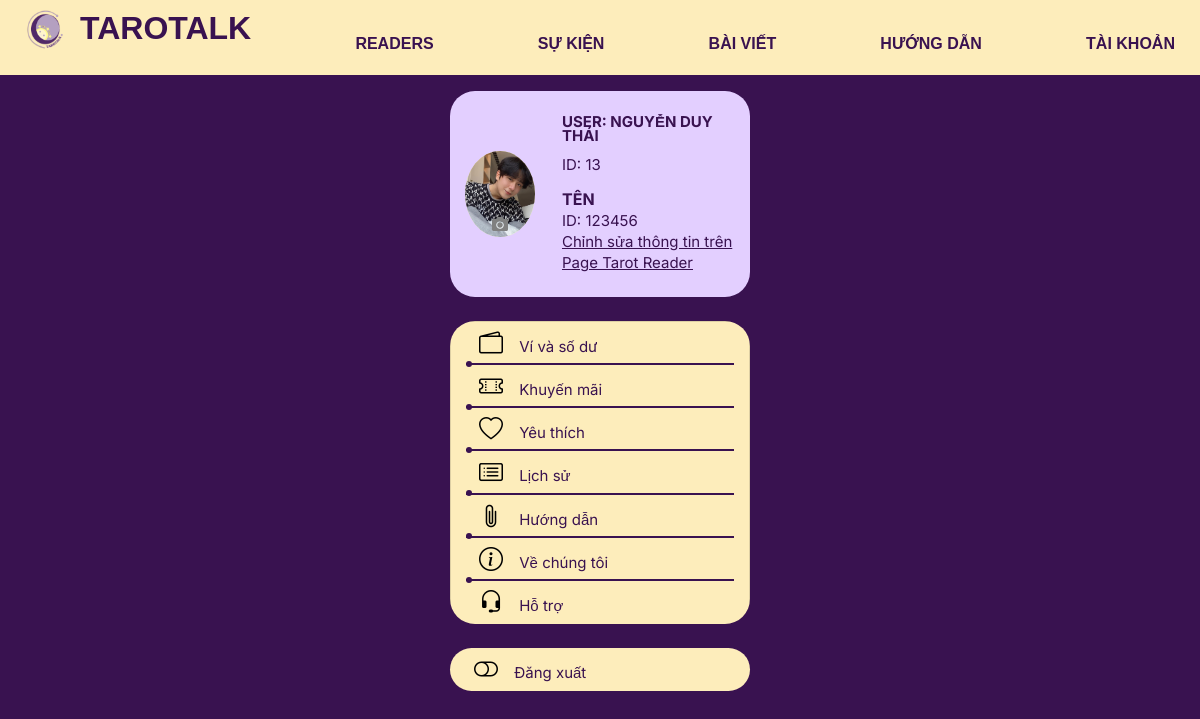
The app's page /account/ (signed in) with its own data.
### Tarot/models.py (models this page shows, shortened)
class User(AbstractUser):
    avatar = models.ImageField(upload_to='avatars/', null=True, blank=True , default='avatars/default_avatar.png')
    cover_page = models.ImageField(upload_to='cover_pages/', null=True, blank=True , default='cover_pages/banner.png')
    tarot_role = models.CharField(max_length=50, default= "Tarot Reading and AStrology")
    introduction = models.TextField(null=True)
    status = models.CharField(max_length=255, null=True)
    star_vote = models.IntegerField(null=True,default= 0)
    birth_date = models.DateField(null=True)
    email = models.EmailField(null=True)
    phone_number = models.CharField(max_length=10,null=True)
    istarot = models.BooleanField(default=False)

### Tarot/views.py (the view, shortened to what this page needs)
# urls.py: path("account/", views.Account.as_view(), name="account"),
class Account(View) :
    def get(self, request):
        isReader= request.user
        if request.user.is_authenticated and isReader.istarot:
            user = User.objects.get(id=request.user.id)
            return render(request, 'ReaderAccount.html', {'User': user })
        if request.user.is_authenticated :
            user = User.objects.get(id=request.user.id)
            return render(request, 'UpgradeAccount.html', {'User': user })
        return render(request, 'Account.html')

### Tarot/templates/ReaderAccount.html (shortened to what this page needs)
{% extends "base.html" %} {% load static %} {% block extra_css %}
<link rel="stylesheet" href="{% static 'libs/bootstrap-5.3.0-dist/css/bootstrap.min.css' %}" />
<link rel="stylesheet" href="{% static 'libs/calendar-01/css/style.css' %}" />
<link rel="stylesheet" href="{% static 'css/chat.css' %}" />
<link rel="stylesheet" type="text/css" href="{% static 'css/dup.css' %}" />
<link rel="stylesheet" href="{% static 'css/index.css' %}" />
<link rel="stylesheet" href="https://cdnjs.cloudflare.com/ajax/libs/font-awesome/5.15.3/css/all.min.css" />
{% endblock %} {% block content %}
<div class="container-fluid h-100 mt-3" style="font-family: 'Inter', sans-serif">
  <div class="row justify-content-center">
    <div class="col-3">
      <div class="row py-4" style="background-color: #e3cfff; border-radius: 25px">
        <div class="col-4" style="width: 100%">
          <div class="h-100 d-flex flex-column align-items-center justify-content-center">
            <div
              style="background-color: #fff5cc; border-radius: 50%; position: relative;"
              onclick="document.getElementById('upload-input').click();"
            >
              {% if User.avatar.url %}
              <div style="overflow: hidden; border-radius: 50%">
                <img src="{{ User.avatar.url }}" style="width: 100%" />
              </div>
              {% endif %}
              <i class="fas fa-camera" style="position: absolute; bottom: 5px; left: 50%; transform: translateX(-50%);"></i>
            </div>
          </div>
        </div>
        <div class="col-8 d-flex flex-column justify-content-center align-items-start p-0 fluid" class="col-8"
          style="color: #391250">
          <div class="custom-line-height-9">
            <div class="m-0 row" style="font-size: 15px">
              <div style="font-weight: bold">USER: {{ User.last_name|upper }}</div>
            </div>
            <div class="m-0 row" style="font-size: 15px">
              <p>ID: {{ User.id }}</p>
            </div>
          </div>
          <div class="custom-line-height-14">
            <div class="m-0 row">
              <div style="font-weight: bold;">TÊN</div>
            </div>
            <div class="m-0 row" style="font-size: 15px;">
              <div>ID: 123456</div>
            </div>
            <div class="m-0 row" style="font-size: 15px;">
              <a href="{% url 'Tarot:editreaderUser' %}">Chỉnh sửa thông tin trên Page Tarot Reader</a>
            </div>
          </div>
        </div>
      </div>
      <div class="row mt-4 mb-4" style="border-radius: 25px; overflow: hidden">
        <ul class="list-group pr-0" style="color: #391250; border-radius: 25px">
          <li class="list-group-item p-0 custom-li pl-3">
            <a href="{%url 'Tarot:xinloi'%}" class="custom-icon-link"><i class="bi bi-wallet2"></i> Ví và số dư</a>
            <div class="custom-border-bottom"></div>
          </li>
          <li class="list-group-item p-0 custom-li pl-3">
            <a href="{%url 'Tarot:xinloi'%}" class="custom-icon-link"><i class="bi bi-ticket-perforated"></i> Khuyến
              mãi</a>
            <div class="custom-border-bottom"></div>
          </li>
          <li class="list-group-item p-0 custom-li pl-3">
            <a href="{%url 'Tarot:xinloi'%}" class="custom-icon-link"><i class="bi bi-heart"></i> Yêu thích</a>
            <div class="custom-border-bottom"></div>
          </li>
          <li class="list-group-item p-0 custom-li pl-3">
            <a href="{%url 'Tarot:xinloi'%}" class="custom-icon-link"><i class="bi bi-card-list"></i> Lịch sử</a>
            <div class="custom-border-bottom"></div>
          </li>
          <li class="list-group-item p-0 custom-li pl-3">
            <a href="{%url 'Tarot:guide'%}" class="custom-icon-link"><i class="bi bi-paperclip"></i> Hướng dẫn</a>
            <div class="custom-border-bottom"></div>
          </li>
          <li class="list-group-item p-0 custom-li pl-3">
            <a href="{%url 'Tarot:xinloi'%}" class="custom-icon-link"><i class="bi bi-info-circle"></i> Về chúng tôi</a>
            <div class="custom-border-bottom"></div>
          </li>
          <li class="list-group-item p-0 custom-li pl-3">
            <a href="{%url 'Tarot:xinloi'%}" class="custom-icon-link"><i class="bi bi-headset"></i> Hỗ trợ</a>
          </li>
        </ul>
      </div>
      <div class="row mt-2 mb-2" style="background-color: #fdedbb; border-radius: 50px">
        <a href="{%url 'Tarot:logout'%}" class="custom-icon-link"><i class="bi bi-toggle-off"></i> Đăng xuất</a>
      </div>
    </div>
  </div>
</div>
{% endblock %}

### static/css/dup.css (style rules this page uses)
body { margin: 0; padding: 0; font-family: Arial, sans-serif; background-color: #391250; }

### static/css/styles.css (style rules this page uses)
body { margin: 0; padding: 0; font-family: Arial, sans-serif; background-color: #391250; }

### Tarot/templates/ReaderAccount.html (style rules this page uses)
a, a:hover, a:active { text-decoration: underline; color: #391250; }
.custom-icon-link { text-decoration: none; font-size: 15px; }
.custom-icon-link i { font-size: 24px; color: black; margin: 0 12px; }
.custom-line-height-14 { line-height: 1.4; }
.custom-line-height-9 { line-height: 0.9; }
ul li.custom-li { background-color: #fdedbb; color: #391250; }
ul li.custom-li:last-child { background-color: #fdedbb; color: #391250; border-bottom: #391250 0px solid !important; }
.custom-border-bottom { border-bottom: #391250 2px solid !important; position: absolute; width: 90%; bottom: 0px; height: 1px; left: 15px; padding-bottom: 18px; }
.custom-border-bottom::before { content: ""; color: #391250; height: 6px; width: 6px; background-color: #391250; display: inline-block; border-radius: 50%; position: absolute; bottom: -3.5px; z-index: 1; }

### records on screen
User: avatar (picture), last_name "NGUYỄN DUY THÁI", id "13"
